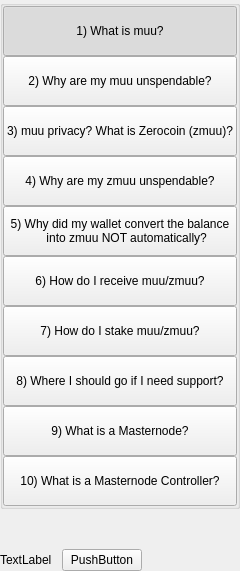
         <widget class="QWidget" name="left" native="true">
          <layout class="QVBoxLayout" name="verticalLayout_3">
           <property name="leftMargin">
            <number>0</number>
           </property>
           <property name="topMargin">
            <number>0</number>
           </property>
           <property name="rightMargin">
            <number>0</number>
           </property>
           <property name="bottomMargin">
            <number>0</number>
           </property>
           <item>
            <layout class="QVBoxLayout" name="verticalLayout_2">
             <property name="spacing">
              <number>0</number>
             </property>
             <item>
              <widget class="QWidget" name="containerButtons" native="true">
               <layout class="QVBoxLayout" name="verticalLayout">
                <property name="spacing">
                 <number>0</number>
                </property>
                <property name="leftMargin">
                 <number>0</number>
                </property>
                <property name="topMargin">
                 <number>0</number>
                </property>
                <property name="rightMargin">
                 <number>0</number>
                </property>
                <property name="bottomMargin">
                 <number>0</number>
                </property>
                <item>
                 <widget class="QGroupBox" name="groupBox">
                  <property name="title">
                   <string/>
                  </property>
                  <layout class="QVBoxLayout" name="verticalLayout_9">
                   <property name="spacing">
                    <number>0</number>
                   </property>
                   <property name="leftMargin">
                    <number>0</number>
                   </property>
                   <property name="topMargin">
                    <number>0</number>
                   </property>
                   <property name="rightMargin">
                    <number>0</number>
                   </property>
                   <property name="bottomMargin">
                    <number>0</number>
                   </property>
                   <item>
                    <widget class="QPushButton" name="pushButtonFaq1">
                     <property name="minimumSize">
                      <size>
                       <width>0</width>
                       <height>50</height>
                      </size>
                     </property>
                     <property name="maximumSize">
                      <size>
                       <width>16777215</width>
                       <height>50</height>
                      </size>
                     </property>
                     <property name="text">
                      <string>1) What is muu?</string>
                     </property>
                     <property name="checkable">
                      <bool>true</bool>
                     </property>
                     <property name="checked">
                      <bool>true</bool>
                     </property>
                     <property name="autoExclusive">
                      <bool>true</bool>
                     </property>
                    </widget>
                   </item>
                   <item>
                    <widget class="QPushButton" name="pushButtonFaq2">
                     <property name="minimumSize">
                      <size>
                       <width>0</width>
                       <height>50</height>
                      </size>
                     </property>
                     <property name="maximumSize">
                      <size>
                       <width>16777215</width>
                       <height>50</height>
                      </size>
                     </property>
                     <property name="text">
                      <string>2) Why are my muu unspendable?</string>
                     </property>
                     <property name="checkable">
                      <bool>true</bool>
                     </property>
                     <property name="autoExclusive">
                      <bool>true</bool>
                     </property>
                    </widget>
                   </item>
                   <item>
                    <widget class="QPushButton" name="pushButtonFaq3">
                     <property name="minimumSize">
                      <size>
                       <width>0</width>
                       <height>50</height>
                      </size>
                     </property>
                     <property name="maximumSize">
                      <size>
                       <width>16777215</width>
                       <height>16777215</height>
                      </size>
                     </property>
                     <property name="text">
                      <string>3) muu privacy? What is Zerocoin (zmuu)?</string>
                     </property>
                     <property name="checkable">
                      <bool>true</bool>
                     </property>
                     <property name="autoExclusive">
                      <bool>true</bool>
                     </property>
                    </widget>
                   </item>
                   <item>
                    <widget class="QPushButton" name="pushButtonFaq4">
                     <property name="minimumSize">
                      <size>
                       <width>0</width>
                       <height>50</height>
                      </size>
                     </property>
                     <property name="maximumSize">
                      <size>
                       <width>16777215</width>
                       <height>16777215</height>
                      </size>
                     </property>
                     <property name="text">
                      <string>4) Why are my zmuu unspendable?</string>
                     </property>
                     <property name="checkable">
                      <bool>true</bool>
                     </property>
                     <property name="autoExclusive">
                      <bool>true</bool>
                     </property>
                    </widget>
                   </item>
                   <item>
                    <widget class="QPushButton" name="pushButtonFaq5">
                     <property name="minimumSize">
                      <size>
                       <width>0</width>
                       <height>50</height>
                      </size>
                     </property>
                     <property name="text">
                      <string>5) Why did my wallet convert the balance
    into zmuu NOT automatically?</string>
                     </property>
                     <property name="checkable">
                      <bool>true</bool>
                     </property>
                     <property name="autoExclusive">
                      <bool>true</bool>
                     </property>
                    </widget>
                   </item>
                   <item>
                    <widget class="QPushButton" name="pushButtonFaq6">
                     <property name="minimumSize">
                      <size>
                       <width>0</width>
                       <height>50</height>
                      </size>
                     </property>
                     <property name="text">
                      <string>6) How do I receive muu/zmuu?</string>
                     </property>
                     <property name="checkable">
                      <bool>true</bool>
                     </property>
                     <property name="autoExclusive">
                      <bool>true</bool>
                     </property>
                    </widget>
                   </item>
                   <item>
                    <widget class="QPushButton" name="pushButtonFaq7">
                     <property name="minimumSize">
                      <size>
                       <width>0</width>
                       <height>50</height>
                      </size>
                     </property>
                     <property name="text">
                      <string>7) How do I stake muu/zmuu?</string>
                     </property>
                     <property name="checkable">
                      <bool>true</bool>
                     </property>
                     <property name="autoExclusive">
                      <bool>true</bool>
                     </property>
                    </widget>
                   </item>
                   <item>
                    <widget class="QPushButton" name="pushButtonFaq8">
                     <property name="minimumSize">
                      <size>
                       <width>0</width>
                       <height>50</height>
                      </size>
                     </property>
                     <property name="text">
                      <string>8) Where I should go if I need support?</string>
                     </property>
                     <property name="checkable">
                      <bool>true</bool>
                     </property>
                     <property name="autoExclusive">
                      <bool>true</bool>
                     </property>
                    </widget>
                   </item>
                   <item>
                    <widget class="QPushButton" name="pushButtonFaq9">
                     <property name="minimumSize">
                      <size>
                       <width>0</width>
                       <height>50</height>
                      </size>
                     </property>
                     <property name="text">
                      <string>9) What is a Masternode?</string>
                     </property>
                     <property name="checkable">
                      <bool>true</bool>
                     </property>
                     <property name="autoExclusive">
                      <bool>true</bool>
                     </property>
                    </widget>
                   </item>
                   <item>
                    <widget class="QPushButton" name="pushButtonFaq10">
                     <property name="minimumSize">
                      <size>
                       <width>0</width>
                       <height>50</height>
                      </size>
                     </property>
                     <property name="text">
                      <string>10) What is a Masternode Controller?</string>
                     </property>
                     <property name="checkable">
                      <bool>true</bool>
                     </property>
                     <property name="autoExclusive">
                      <bool>true</bool>
                     </property>
                    </widget>
                   </item>
                  </layout>
                 </widget>
                </item>
               </layout>
              </widget>
             </item>
             <item>
              <spacer name="verticalSpacer">
               <property name="orientation">
                <enum>Qt::Vertical</enum>
               </property>
               <property name="sizeHint" stdset="0">
                <size>
                 <width>20</width>
                 <height>40</height>
                </size>
               </property>
              </spacer>
             </item>
             <item>
              <layout class="QHBoxLayout" name="horizontalLayout_2">
               <item>
                <widget class="QLabel" name="labelWebLink">
                 <property name="text">
                  <string>TextLabel</string>
                 </property>
                </widget>
               </item>
               <item>
                <spacer name="horizontalSpacer_4">
                 <property name="orientation">
                  <enum>Qt::Horizontal</enum>
                 </property>
                 <property name="sizeType">
                  <enum>QSizePolicy::Minimum</enum>
                 </property>
                 <property name="sizeHint" stdset="0">
                  <size>
                   <width>10</width>
                   <height>20</height>
                  </size>
                 </property>
                </spacer>
               </item>
               <item>
                <widget class="QPushButton" name="pushButtonWebLink">
                 <property name="text">
                  <string>PushButton</string>
                 </property>
                </widget>
               </item>
               <item>
                <spacer name="horizontalSpacer_2">
                 <property name="orientation">
                  <enum>Qt::Horizontal</enum>
                 </property>
                 <property name="sizeHint" stdset="0">
                  <size>
                   <width>40</width>
                   <height>20</height>
                  </size>
                 </property>
                </spacer>
               </item>
              </layout>
             </item>
            </layout>
           </item>
          </layout>
         </widget>
